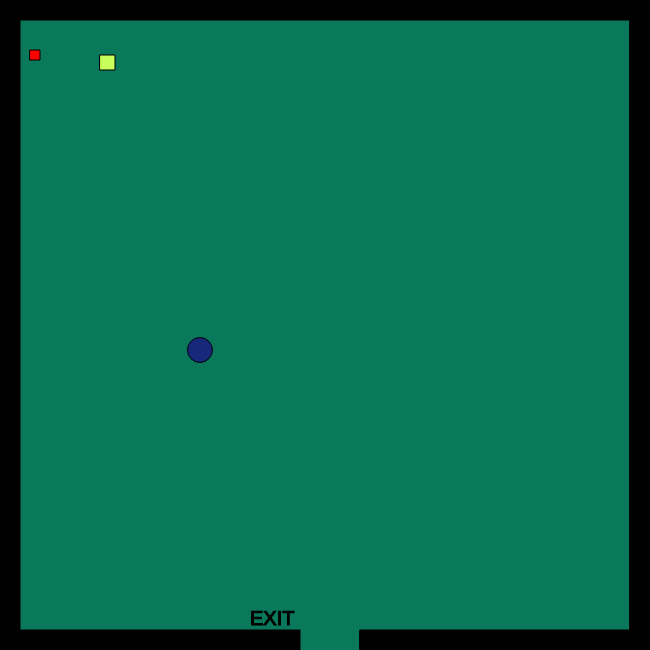
Frame 1 (no input)
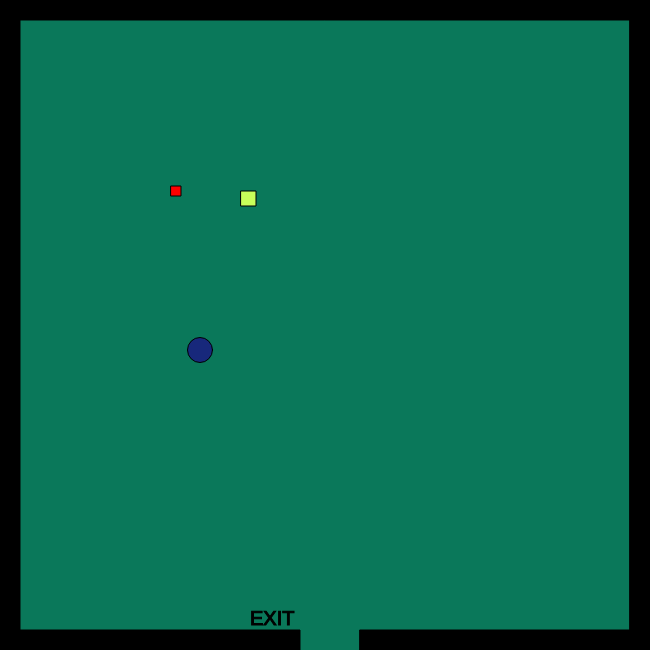
Frame 60 (no input)
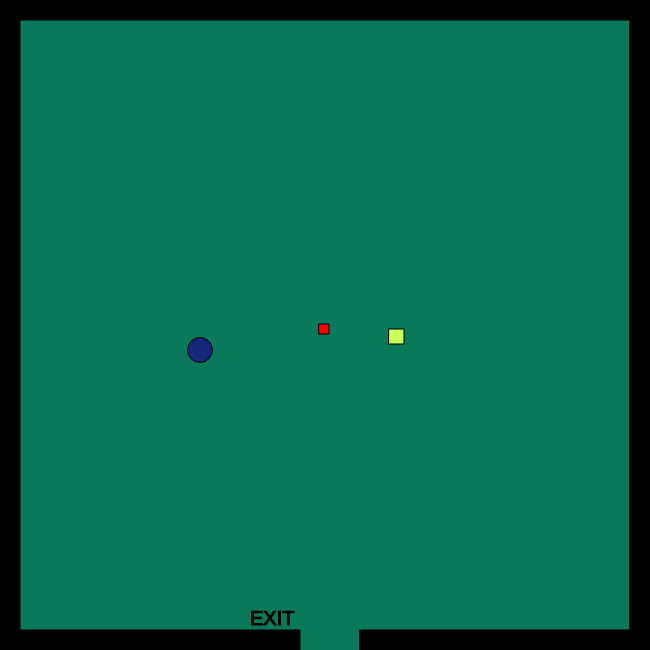
Frame 120 (the mouse pressed at the canvas centre since frame 60)

The p5.js sketch that drew these frames (run headless with seeded random() and noise() and a simulated clock; from frame 60 on, the mouse is pressed at the canvas centre):

// p5.js sketch
// ── sketch.js
// x and y for my character
var characterX = 100;
var characterY = 100;

// define the key codes for each letter
var w = 87; 
var s = 83;
var a = 65;
var d = 68;

// x and y for a shape
var shapeX = 30;
var shapeY = 50;
var shapeXSpeed;
var shapeYSpeed;

// create a shape when the mouse is clicked
var mouseShapeX;
var mouseShapeY;
function setup()
{
    createCanvas(650, 650);
    // get a random speed when the it first starts
    shapeXSpeed = Math.floor(Math.random() * (Math.floor(Math.random() * 5)) + 1);
    shapeYSpeed = Math.floor(Math.random() * (Math.floor(Math.random() * 5)) + 1);
    createCharacter(200,350);
}

function draw()
{   background(10,120,90);
    stroke(0);
    fill(0);
    
    //boarder
    createBorders(20);

    // exit message
    textSize(20);
    text("EXIT", width-400,height-25)

    //createCharacter(200,350);
    drawCharacter();
    characterMovement();


    // potential enemy 1
    fill(800,0,0);
    square(shapeX, shapeY, 10);

     //speed
    shapeXSpeed = Math.floor(Math.random() * (Math.floor(Math.random() * 5)) + 1);
    shapeYSpeed = Math.floor(Math.random() * (Math.floor(Math.random() * 5)) + 1);

    // potential enemy 2
    fill(200,300,90);
    square(shapeX+70, shapeY+5, 15);

    //speed
    shapeXSpeed = Math.floor(Math.random() * (Math.floor(Math.random() * 8)) + 1);
    shapeYSpeed = Math.floor(Math.random() * (Math.floor(Math.random() * 8)) + 1);



    // move the shape
    shapeX += shapeXSpeed;
    shapeY += shapeYSpeed;
    // shape out of bounds
    if(shapeX > width)
    {
        shapeX = 0;
    } else if (shapeX < 0) {
        shapeX = width;
    }
    if(shapeY > height)
    {
        shapeY = 0;
    } else if(shapeY < 0) {
        shapeY = height;
    }

    // exit
    if(characterX > 300 && characterX < 360 && characterY > 630)
    {
        fill(0);
        stroke(5);
        textSize(26);
        text("You Win!", width/2-50, height/2-50);
    }

    

    // create the shape based on the mouse click
    fill(120,130,140);
    circle(mouseShapeX, mouseShapeY, 25);
}

function characterMovement()
{
    // handle the keys
    if(keyIsDown(s)){
        characterY += 10;   
    } else if(keyIsDown(w)) {
        characterY -= 10;   
    }
    if(keyIsDown(a)){
        characterX -= 10;   
        console.log("movement: " + characterX);
    } else if(keyIsDown(d)) {
        characterX += 10;   
    }
}
function createCharacter(x,y)
{
    characterX = x;
    characterY = y;
    console.log(characterX);
    //character
    
   // circle(characterX,characterY,25);
}

function drawCharacter()
{
    fill(23,40,123);
    circle(characterX,characterY,25);
}
function createBorders(thickness)
{
    // top border
    rect(0,0,width,thickness);
    // left border
    rect(0,0,thickness,height);
    // bottom border left
    rect(0, height-thickness,width-350, thickness);
    // bottom border right
    rect(360, height-thickness,width, thickness);
    // right upper border
    rect(width-thickness,0,thickness,height);
}

function mouseClicked()
{
    mouseShapeX = mouseX;
    mouseShapeY = mouseY;
}
